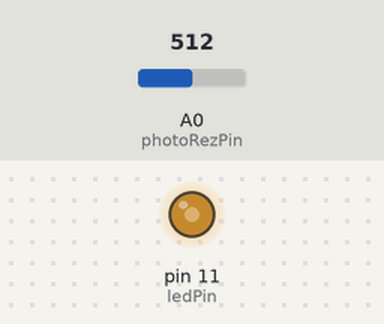
Recording of a sketch running on a simulated Arduino Uno, built with avr-gcc and run on an emulated ATmega328P. Shown: output pins drawn as LEDs (lit = HIGH). The test bench sets the inputs (shaded band); at power-on: A0 (photoRezPin) = 512.

Above: at 1.2 s.
1.3 s: A0 (photoRezPin) set to 716
At 2.1 s:
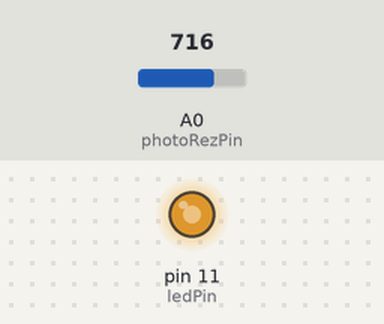
2.8 s: A0 (photoRezPin) set to 900
At 3.2 s:
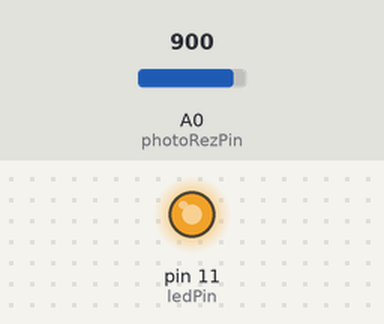
4.3 s: A0 (photoRezPin) set to 122
At 5.5 s:
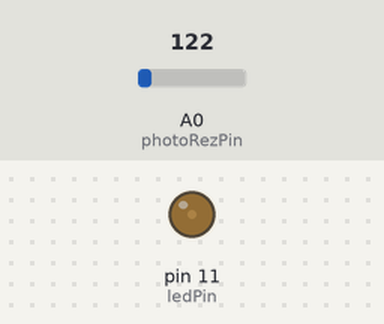
5.8 s: A0 (photoRezPin) set to 0
At 6.7 s:
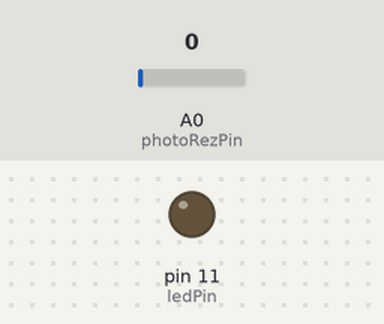
7.3 s: A0 (photoRezPin) set to 511
At 7.9 s:
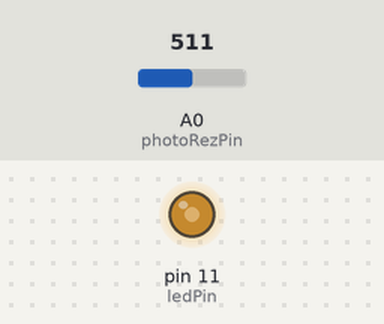
Timing chart, 0 to 9.8 s (numbered marks = the images above; inputs shaded):
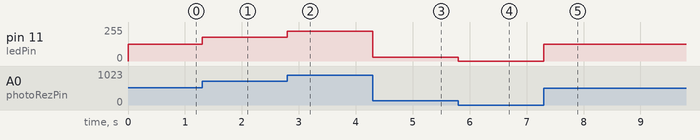

The sketch:

phototrez.ino
```cpp
const int photoRezPin = A0;
const int ledPin = 11;

void setup() {
  // put your setup code here, to run once:
  pinMode(ledPin, OUTPUT);
  pinMode(photoRezPin, INPUT);

}

void loop() {
  // put your main code here, to run repeatedly:
  int photoRezVal = analogRead(photoRezPin);

  int val = map(photoRezVal,0, 1023, 0, 255);


  analogWrite(ledPin, val);

}
```

Measured:
- after the input at 1.3 s, pin 11 (ledPin): 127/255 → 178/255 at once
- after the input at 2.8 s, pin 11 (ledPin): 178/255 → 224/255 at once
- after the input at 4.3 s, pin 11 (ledPin): 224/255 → 30/255 at once
- after the input at 5.8 s, pin 11 (ledPin): 30/255 → 0/255 at once
- after the input at 7.3 s, pin 11 (ledPin): 0/255 → 127/255 at once
